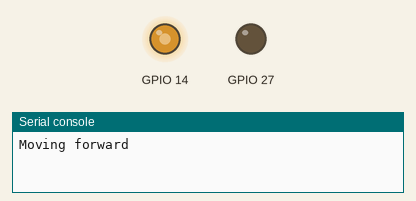
This program was run on a simulated ESP32 board running MicroPython. Shown: output pins drawn as LEDs (lit = HIGH), the last lines printed to the serial console.

Above: at 0.05 s.
At 3.0 s:
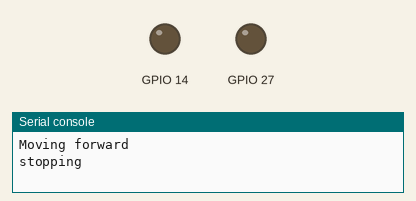
At 6.0 s:
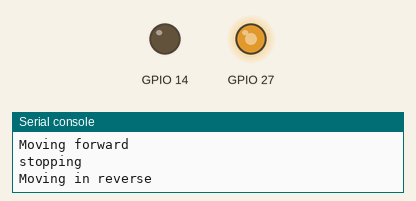
Timing chart, 0 to 7.8 s (numbered marks = the images above):
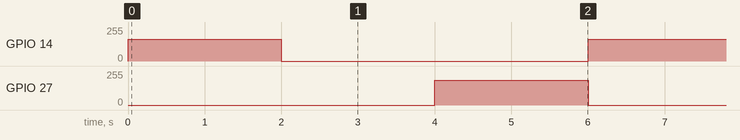

Measured:
- by itself, GPIO 14: alternates 162/255 for 2.0 s and 0/255 for 4.0 s
- by itself, GPIO 27: alternates 187/255 for 2.0 s and 0/255 for 4.0 s

The program:

motor.py
```python
import time
import machine
"""motor.py: This was designed to work with the Esp 32, Micropython, and an
L9110s Motor controller, but could probably work with any H bridge style motor interface."""

class go():
    def __init__ (self, Pin_a,Pin_b, invert = False):
        # Set up the motor...
        forward_pin = machine.Pin(Pin_a)
        self.forward_pin = machine.PWM(forward_pin)
        reverse_pin = machine.Pin(Pin_b)
        self.reverse_pin = machine.PWM(reverse_pin)

        #just for testing...
        #self.forward_pin = (Pin_a)
        #self.reverse_pin = (Pin_b)
        # Set the PWM frequency
        freq = 50000
        self.forward_pin.freq(freq)
        self.reverse_pin.freq(freq)
        #Invert the motors...
        if invert == True:
            self.invert = -1
        else:
            self.invert = 1
    def drive(self, speed):

        if (speed * self.invert > 1):
            speed = 1
        if (speed * self.invert < -1):
            speed = -1


        if (speed * self.invert >= 0):
            duty_a = int(speed * 1000)
            duty_b = 0
        else:
            duty_a = 0
            duty_b = int(abs(speed) * 1000)
        self.forward_pin.duty(duty_a)
        self.reverse_pin.duty(duty_b)
        return((duty_a/1000), (duty_b/1000))

left_motor = go(14, 27)
while True:
    print('Moving forward')

    left_motor.drive(.65)

    time.sleep(2)
    print('stopping')
    left_motor.drive(0)

    time.sleep(2)
    print('Moving in reverse ')
    left_motor.drive(-.75)
    time.sleep(2)
```
